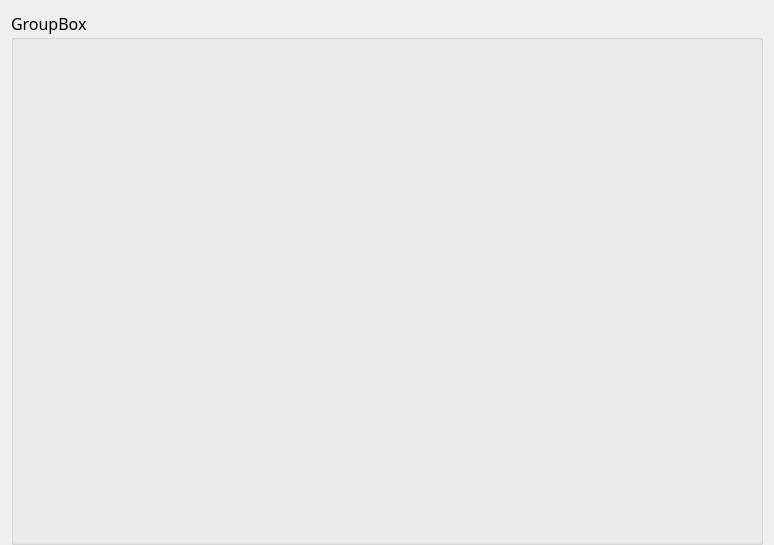
<?xml version="1.0" encoding="UTF-8"?>
<ui version="4.0">
 <class>LogComWid</class>
 <widget class="QWidget" name="LogComWid">
  <property name="geometry">
   <rect>
    <x>0</x>
    <y>0</y>
    <width>774</width>
    <height>545</height>
   </rect>
  </property>
  <property name="windowTitle">
   <string>Form</string>
  </property>
  <layout class="QGridLayout" name="gridLayout">
   <property name="bottomMargin">
    <number>0</number>
   </property>
   <item row="0" column="0">
    <widget class="QGroupBox" name="groupBox">
     <property name="font">
      <font>
       <family>微软雅黑</family>
       <pointsize>12</pointsize>
      </font>
     </property>
     <property name="title">
      <string>GroupBox</string>
     </property>
     <layout class="QGridLayout" name="gridLayout_2">
      <item row="0" column="0" rowspan="2">
       <widget class="QWidget" name="dateWid" native="true">
        <property name="minimumSize">
         <size>
          <width>200</width>
          <height>0</height>
         </size>
        </property>
        <property name="maximumSize">
         <size>
          <width>220</width>
          <height>16777215</height>
         </size>
        </property>
       </widget>
      </item>
      <item row="0" column="1">
       <widget class="QWidget" name="widget" native="true"/>
      </item>
      <item row="1" column="1">
       <widget class="QWidget" name="btnWid" native="true">
        <property name="minimumSize">
         <size>
          <width>0</width>
          <height>50</height>
         </size>
        </property>
        <property name="maximumSize">
         <size>
          <width>16777215</width>
          <height>55</height>
         </size>
        </property>
       </widget>
      </item>
     </layout>
    </widget>
   </item>
  </layout>
 </widget>
 <resources/>
 <connections/>
</ui>
